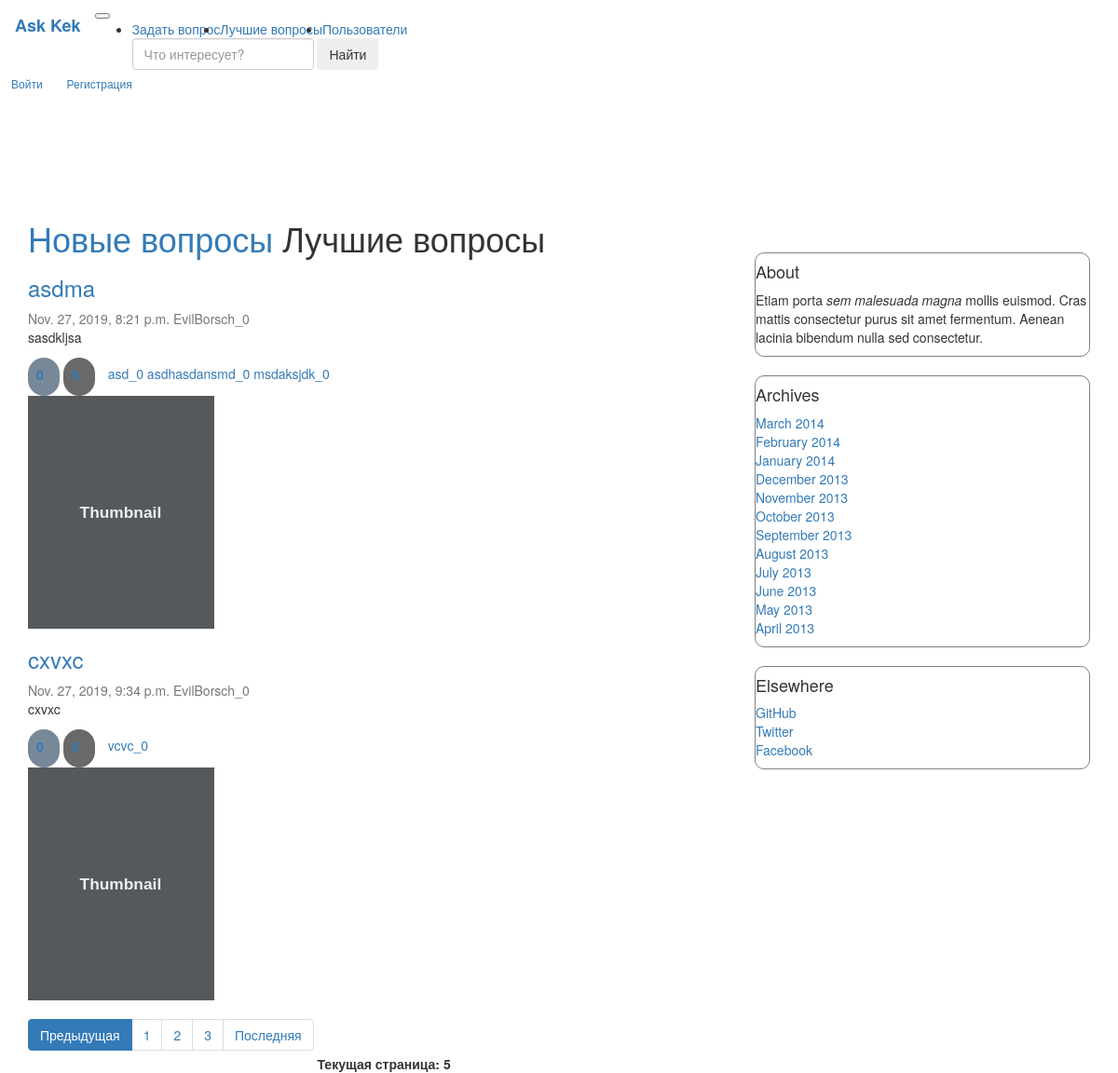
The app's page /hot_questions/?page=5, older data.
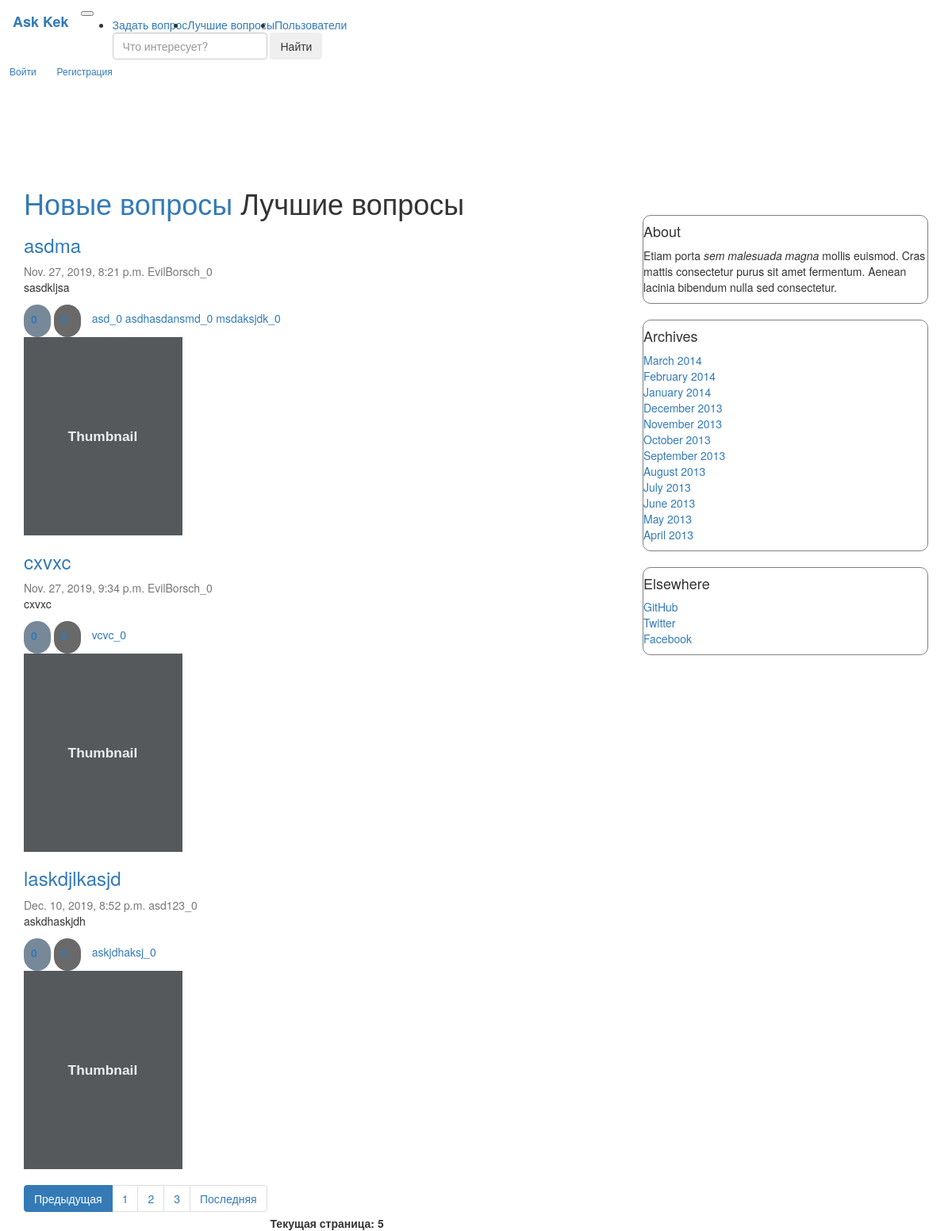
The same page, newer data.
### question/models.py (models this page shows, shortened)
class Article(models.Model):
    title = models.CharField(max_length=255, verbose_name='Заголовок')
    text = models.TextField(verbose_name='Текст')
    date_published = models.DateTimeField(verbose_name='Дата публикации', default=datetime.now(tz=timezone.utc),
                                          db_index=True)
    is_published = models.BooleanField(verbose_name='Опубликовано', default=True, blank=True)
    author = models.ForeignKey(
        Author,
        on_delete=models.CASCADE,
    )
    like = models.ManyToManyField(Like, related_name="Like", blank=True)
    dislike = models.ManyToManyField(Dislike, blank=True)
    tags = models.ManyToManyField(Tags, blank=True)
    objects = ArticleManager()  # model manager
    class Meta:
        verbose_name = 'Статья'
        verbose_name_plural = 'Статьи'
        index_together = [('title', 'text')]
        unique_together = [('title', 'text')]

class Author(models.Model):
    name = models.CharField(max_length=255, verbose_name='Имя', unique=True)
    rating = models.IntegerField(default=0, verbose_name='Рейтинг')
    def __str__(self):
        return '{}_{}'.format(self.name, self.rating)
    class Meta:
        verbose_name = 'Автор'
        verbose_name_plural = 'Авторы'

class Tags(models.Model):
    name = models.CharField(max_length=255, verbose_name="Тег", default="TechnoPark", db_index=True)
    count = models.IntegerField(verbose_name="Число упоминаний", default=0)
    def __str__(self):
        return '{}_{}'.format(self.name, self.count)

### question/views.py (the view)
# urls.py: path('hot_questions/', views.hot_questions_html, name="hot_questions_url"),
def hot_questions_html(request):
    articles = models.Article.objects.best_published()
    paginated_data = paginate(articles, request)
    rendered_data = {"questions": paginated_data}
    return render(request, "./question/hot_questions.html", rendered_data)

### question/models.py (called while the page is built)
    def best_published(self):
        test = list(self.filter(is_published=True, date_published__lt=datetime.now(tz=timezone.utc)))
        test = sorted(test, key=lambda x: x.like.count(), reverse=True)
        return test

### question/views.py (called while the page is built)
def paginate(objects_list, request):
    paginator = Paginator(list(objects_list), 4)
    page = request.GET.get('page')
    try:
        contacts = paginator.get_page(page)
    except PageNotAnInteger:
        contacts = paginator.page(1)
    except EmptyPage:
        contacts = paginator.page(paginator.num_pages)
    return contacts

### question/templates/question/hot_questions.html
{% extends "question/index.html" %}
{% load static %}
{% block title %}
    <h1><a href="{% url "index" %}"> Новые вопросы</a> Лучшие вопросы </h1>
{% endblock %}

### question/templates/question/index.html (shortened to what this page needs)
{% extends "question/base.html" %}
{% load static %}
{% block content %}
    {% block title %}{% endblock %}
    {% for q in questions %}
        <div class="question">
            <div class="card flex-md-row mb-4 box-shadow h-md-250">
                <div class="card-body d-flex flex-column align-items-start">
                    {% block link_to_ans %}
                        <h3 class="mb-0">
                            <a href="{% url 'one_question_url' q.pk %}" class="href">{{ q.title }}</a>
                        </h3>
                    {% endblock %}
                    <div class="mb-1 text-muted">{{ q.date_published }} {{ q.author }}</div>
                    <p class="card-text mb-auto">{{ q.text }}</p>
                    <div class="fluid-container">
                        <a class="like" data-qid="{{ q.pk }}"
                           data-vote="inc">
                            <label>
                                <input class="qty1" name="qty1" readonly="readonly" type="text"
                                       value="{{ q.like.all.count }}"/>
                            </label>
                        </a>
                        <a class="dislike" data-qid="{{ q.pk }}"
                           data-vote="inc">
                            <label>
                                <input class="qty2" name="qty2" readonly="readonly" type="text"
                                       value="{{ q.dislike.all.count }}"/>
                            </label>
                        </a>
                        {% for tag in q.tags.all %}
                            <a href="{% url 'question_by_tag_url' tag.name %}">{{ tag }}</a>
                        {% endfor %}
                    </div>
                </div>
                <img class="card-img-right flex-auto d-none d-md-block" data-src="holder.js/200x250?theme=thumb"
                     alt="Thumbnail [200x250]" style="width: 200px; height: 250px;"
                     data-holder-rendered="true">
            </div>
        </div>
    {% endfor %}
    <nav aria-label="...">
        <ul class="pagination">
            {% if questions.has_previous %}
                <li class="page-item active">
                    <a class="page-link" href="?page={{ questions.previous_page_number }}">Предыдущая</a>
                </li>
            {% endif %}
            <li class="page-item" aria-current="page">
                <a class="page-link" href="?page=1">1</a>
            </li>
            {% if questions.paginator.num_pages >= 2 %}
                <li class="page-item">
                    <a class="page-link" href="?page=2">2 <span class="sr-only">(current)</span></a>
                </li>
            {% endif %}
            {% if questions.paginator.num_pages >= 3 %}
                <li class="page-item">
                    <a class="page-link" href="?page=3">3 <span class="sr-only">(current)</span></a>
                </li>
            {% endif %}
            <li class="page-item"><a class="page-link"
                                     href="?page={{ questions.paginator.num_pages }}">Последняя</a></li>
        </ul>
        <b>Текущая страница: {{ questions.number }}</b>
    </nav>
    {% block  pre_paginator %}
        <link rel="stylesheet" href="{% static "question/index/my.css" %}">
    {% endblock %}
{% endblock %}

Row changes from the older to the newer data that the page shows:
added Article: title "laskdjlkasjd", date_published "Dec. 10, 2019, 8:52 p.m.", author "asd123_0", text "askdhaskjdh", qty1 "0", qty2 "0"
added Tags: name+count "askjdhaksj_0", shown under "laskdjlkasjd"
